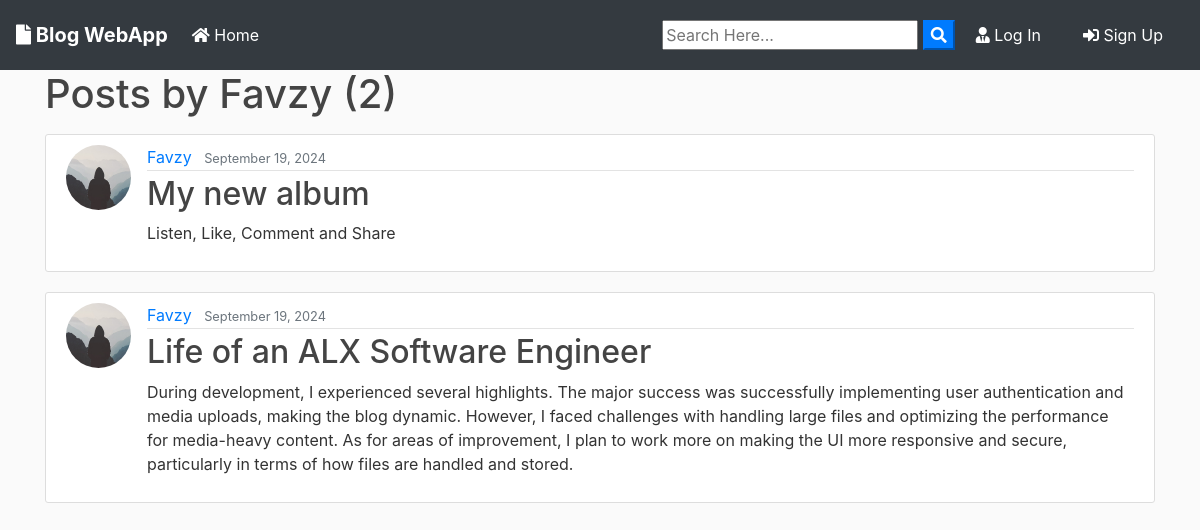
Page /user/Favzy on the committed database.
### blog/models.py (models this page shows, shortened)
class Post(models.Model):
	title = models.CharField(max_length=100)
	file = models.FileField(null=True,blank=True,upload_to='Files')
	content = models.TextField()
	date_posted = models.DateTimeField(default=timezone.now)
	author = models.ForeignKey(User, on_delete=models.CASCADE)

### users/models.py (models this page shows, shortened)
class Profile(models.Model):
    user = models.OneToOneField(User, on_delete=models.CASCADE)
    image = models.ImageField(default='default.jpg', upload_to='profile_pics')

### blog/views.py (the view)
# urls.py: path('user/<str:username>', UserPostListView.as_view(), name='user-posts'),
class UserPostListView(ListView):
    model = Post
    template_name = 'blog/user_posts.html'  # <app>/<model>_<viewtype>.html
    context_object_name = 'posts'
    paginate_by = 2
    def get_queryset(self):
        user = get_object_or_404(User, username=self.kwargs.get('username'))
        return Post.objects.filter(author=user).order_by('-date_posted')

### blog/templates/blog/user_posts.html (shortened to what this page needs)
{% extends "blog/base.html" %}
{% block content %}
    <h1 class="mb-3">Posts by {{ view.kwargs.username }} ({{ page_obj.paginator.count }})</h1>
    {% for post in posts %}
        <article class="media content-section">
          <img class="rounded-circle article-img" src="{{ post.author.profile.image.url }}">
          <div class="media-body">
            <div class="article-metadata">
              <a class="mr-2" href="{% url 'user-posts' post.author.username %}">{{ post.author }}</a>
              <small class="text-muted">{{ post.date_posted|date:"F d, Y" }}</small>
            </div>
            <h2><a class="article-title" href="{% url 'post-detail' post.id %}">{{ post.title }}</a></h2>
            <p class="article-content">{{ post.content }}</p>
          </div>
        </article>
    {% endfor %}
{% endblock content %}

### blog/static/blog/main.css (style rules this page uses)
body { background: #fafafa; color: #333333; margin-top: 0; }
h1, h2, h3, h4, h5, h6 { color: #444444; }
.content-section { background: #ffffff; padding: 10px 20px; border: 1px solid #dddddd; border-radius: 3px; margin-bottom: 20px; }
.article-title { color: #444444; }
.article-content { white-space: pre-line; }
.article-img { height: 65px; width: 65px; margin-right: 16px; }
.article-metadata { padding-bottom: 1px; margin-bottom: 4px; border-bottom: 1px solid #e3e3e3 }

### rows in the picture
Post: author.profile.image (placeholder picture), author "Favzy", date_posted "September 19, 2024", title "My new album", content "Listen, Like, Comment and Share"
Post: author.profile.image (placeholder picture), author "Favzy", date_posted "September 19, 2024", title "Life of an ALX Software Engineer", content "During development, I experienced several highlights. The major success was successfully implementing user authentication and media uploads, making the blog dynamic. However, I faced challenges with handling large files and optimizing the performance for media-heavy content. As for areas of improvement, I plan to work more on making the UI more responsive and secure, particularly in terms of how files are handled and stored."

### other values in the picture
{{ view.kwargs.username }} "Favzy"
{{ page_obj.paginator.count }} "2"
